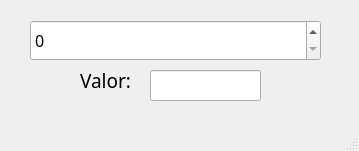
<?xml version="1.0" encoding="UTF-8"?>
<ui version="4.0">
 <class>MainWindow</class>
 <widget class="QMainWindow" name="MainWindow">
  <property name="geometry">
   <rect>
    <x>0</x>
    <y>0</y>
    <width>359</width>
    <height>151</height>
   </rect>
  </property>
  <property name="windowTitle">
   <string>MainWindow</string>
  </property>
  <widget class="QWidget" name="centralwidget">
   <widget class="QLineEdit" name="txt_valor">
    <property name="geometry">
     <rect>
      <x>150</x>
      <y>70</y>
      <width>111</width>
      <height>31</height>
     </rect>
    </property>
    <property name="font">
     <font>
      <family>VisbyHeavy</family>
      <pointsize>14</pointsize>
     </font>
    </property>
    <property name="text">
     <string/>
    </property>
    <property name="readOnly">
     <bool>true</bool>
    </property>
   </widget>
   <widget class="QLabel" name="label">
    <property name="geometry">
     <rect>
      <x>80</x>
      <y>70</y>
      <width>61</width>
      <height>21</height>
     </rect>
    </property>
    <property name="font">
     <font>
      <family>VisbyHeavy</family>
      <pointsize>14</pointsize>
      <weight>7</weight>
      <italic>false</italic>
      <bold>false</bold>
     </font>
    </property>
    <property name="styleSheet">
     <string notr="true">font: 57 14pt &quot;VisbyHeavy&quot;;</string>
    </property>
    <property name="text">
     <string>Valor:</string>
    </property>
   </widget>
   <widget class="QSpinBox" name="spinBox">
    <property name="geometry">
     <rect>
      <x>30</x>
      <y>20</y>
      <width>291</width>
      <height>41</height>
     </rect>
    </property>
    <property name="font">
     <font>
      <family>VisbyHeavy</family>
      <pointsize>12</pointsize>
     </font>
    </property>
   </widget>
  </widget>
  <widget class="QMenuBar" name="menubar">
   <property name="geometry">
    <rect>
     <x>0</x>
     <y>0</y>
     <width>359</width>
     <height>21</height>
    </rect>
   </property>
  </widget>
  <widget class="QStatusBar" name="statusbar"/>
 </widget>
 <resources/>
 <connections/>
</ui>
